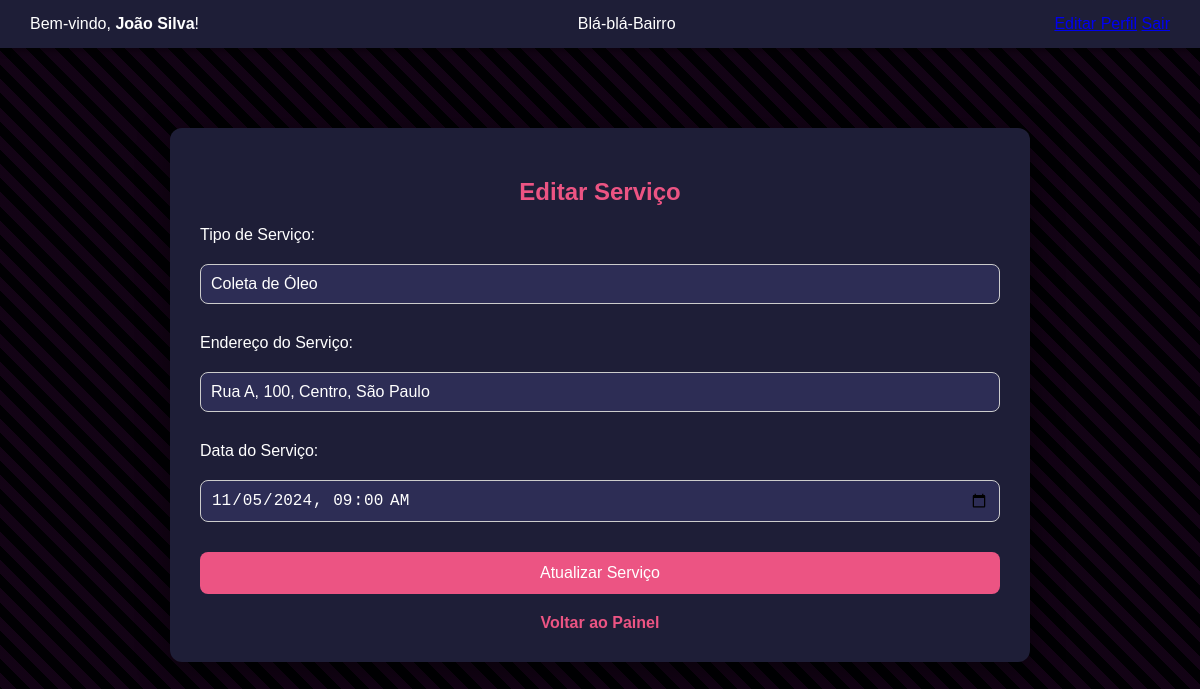
/editar_servico.php?id_servico=1 (signed in), run on the app's committed database.
### tables this page shows
CREATE TABLE `servicos` (
  `id_servicos` int(11) NOT NULL AUTO_INCREMENT,
  `id_usuario` int(11) DEFAULT NULL,
  `tipo_servico` enum('Coleta de Óleo','Coleta de Reciclados','Entulho','Poda/Retirada de Resíduos','Sugestões','Informações') NOT NULL,
  `quantidade` int(11) DEFAULT NULL,
  `endereco_servico` varchar(300) DEFAULT NULL,
  `data_servico` datetime DEFAULT NULL,
  `data_criacao` timestamp NOT NULL DEFAULT current_timestamp(),
  `status` enum('Aberta','Em Andamento','Concluída') DEFAULT 'Aberta',
  PRIMARY KEY (`id_servicos`),
  KEY `id_usuario` (`id_usuario`),
  CONSTRAINT `servicos_ibfk_1` FOREIGN KEY (`id_usuario`) REFERENCES `usuario` (`id_usuario`)
);

### editar_servico.php (the view, shortened to what this page needs)
<?php
$id_servico = $_GET['id_servico'];
require('conexao.php');
$sql_servico = "SELECT * FROM servicos WHERE id_servicos = :id_servico AND id_usuario = :id_usuario";
$stmt_servico = $pdo->prepare($sql_servico);
$stmt_servico->execute(['id_servico' => $id_servico, 'id_usuario' => $_SESSION['id_usuario']]);
$servico = $stmt_servico->fetch(PDO::FETCH_ASSOC);
?>
<!DOCTYPE html>
<html lang="pt-BR">
<head>
    <link rel="stylesheet" href="css/editar_servico.css">
</head>
<body>
    <div class="navbar">
        <div class="navbar-left">
            <span>Bem-vindo, <strong><?php echo $_SESSION['nome']; ?></strong>!</span>
        </div>
        <div class="navbar-center">
            <span class="project-name">Blá-blá-Bairro</span>
        </div>
        <div class="navbar-right">
            <a href="editar_perfil.php" class="btn-navbar">Editar Perfil</a>
            <a href="logout.php" class="btn-navbar">Sair</a>
        </div>
    </div>
    <div class="container">
        <h2>Editar Serviço</h2>
        <form method="POST">
            <label for="tipo_servico">Tipo de Serviço:</label>
            <input type="text" name="tipo_servico" value="<?php echo htmlspecialchars($servico['tipo_servico']); ?>" required>
            <label for="endereco_servico">Endereço do Serviço:</label>
            <input type="text" name="endereco_servico" value="<?php echo htmlspecialchars($servico['endereco_servico']); ?>" required>
            <label for="data_servico">Data do Serviço:</label>
            <input type="datetime-local" name="data_servico" value="<?php echo date('Y-m-d\TH:i', strtotime($servico['data_servico'])); ?>" required>
            <button type="submit">Atualizar Serviço</button>
        </form>
        <div class="back-link">
            <a href="index.php">Voltar ao Painel</a>
        </div>
    </div>
</body>
</html>

### css/editar_servico.css (style rules this page uses)
body { font-family: 'Arial', sans-serif; background: repeating-linear-gradient( 45deg, #ec5483, #ec5483 10px, #0a0514 10px, #0a0514 20px ) #0a0514; background-blend-mode: overlay; color: #ffffff; margin: 0; padding: 0; display: flex; flex-direction: column; min-height: 100vh; }
.navbar { display: flex; justify-content: space-between; align-items: center; background-color: #1e1e37; padding: 15px 30px; box-shadow: 0 4px 6px rgba(0, 0, 0, 0.3); position: sticky; top: 0; z-index: 1000; }
.container { margin: 80px auto 0; background-color: #1e1e37; padding: 30px; border-radius: 12px; box-shadow: 0 8px 30px rgba(0, 0, 0, 0.5); width: 100%; max-width: 800px; text-align: center; }
h2 { font-size: 24px; color: #ec5483; margin-bottom: 20px; }
form { display: flex; flex-direction: column; gap: 15px; }
label { font-size: 16px; margin-bottom: 5px; color: #fff; text-align: left; }
input, textarea { padding: 10px; font-size: 16px; border: 1px solid #ccc; border-radius: 8px; background-color: #2d2d55; color: #fff; margin-bottom: 15px; }
input[type="datetime-local"] { padding: 10px; font-size: 16px; }
button { padding: 12px 25px; font-size: 16px; color: #ffffff; background-color: #ec5483; border: none; border-radius: 8px; cursor: pointer; transition: 0.3s ease; }
.back-link { display: inline-block; text-align: center; margin-top: 20px; font-size: 16px; }
.back-link a { text-decoration: none; color: #ec5483; font-weight: bold; }

### data on the page
servicos: tipo_servico "Coleta de Óleo", endereco_servico "Rua A, 100, Centro, São Paulo", data_servico "11/05/2024 09:00"

### other printed values
$_SESSION['nome'] "João Silva"
